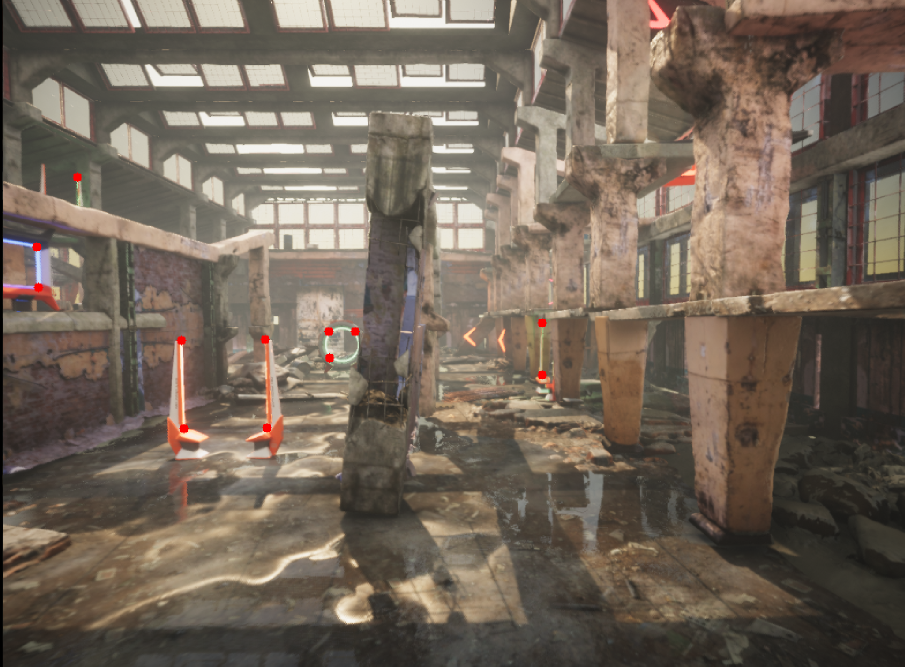
#> input picture src/FlightGoggles.png, 1810 x 1334 px (shown at 1/2 size)
$ python chess.py
#> lines starting #> are read from the running program, lines starting #| are printed output that depends on the picture; after the words box and inside, x2 and y2 are one past the last pixel; in counts of white or black regions, pixels touching at a corner belong together
import cv2
import imutils
import numpy as np

#func for getting color of click pos
def click_pos(event, x, y, flags, param):
	global mouseX , mouseY
	if event == cv2.EVENT_LBUTTONDOWN:
		mouseX, mouseY = x, y
		print(frame[y,x])


# while True:
	# cap.set(cv2.CAP_PROP_AUTOFOCUS, 0)
global frame
frame = cv2.imread("FlightGoggles.png")
#> frame is the input picture: shape (1334, 1810, 3); mean B, G, R 89.5, 102.3, 114.7


redLower = (0, 0, 254)
redUpper = (0, 0, 255)
mask = cv2.inRange(frame, redLower, redUpper)
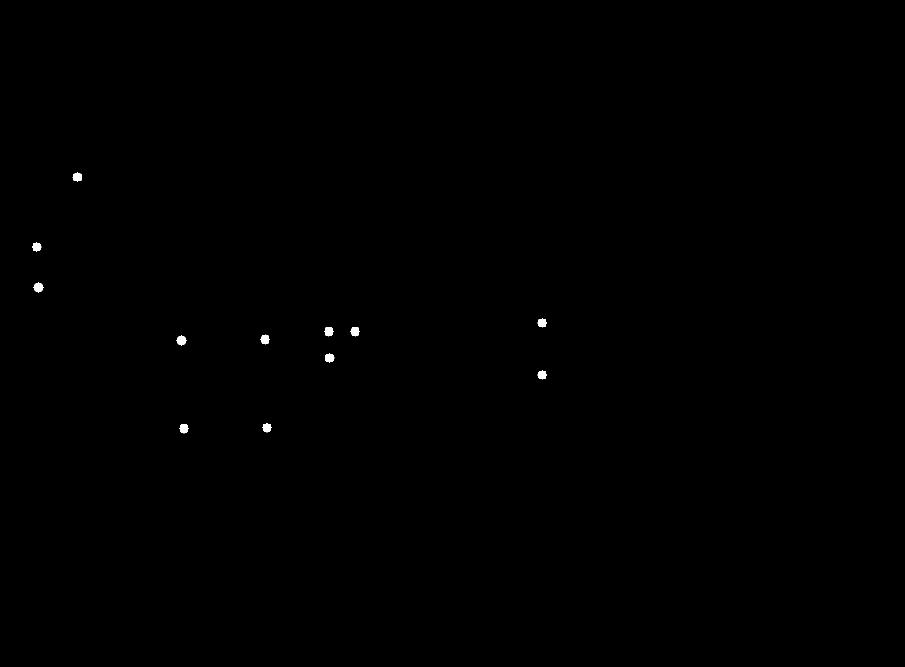
#> mask: shape (1334, 1810) (shown at 1/2 size); 0.12% white; 12 white regions, largest, box (x1, y1, x2, y2) and area: (650, 706, 669, 726) 258, (67, 565, 87, 585) 256, (353, 671, 373, 691) 256


cv2.namedWindow("Image", cv2.WINDOW_NORMAL)
cv2.resizeWindow('Image', 1024,768)
cv2.imshow("Image", mask)
cv2.setMouseCallback('Image', click_pos)

	# cv2.setMouseCallback('frame', click_pos)

cv2.waitKey(0)
#> (the run stopped early here; a loop or call above may not have finished)
